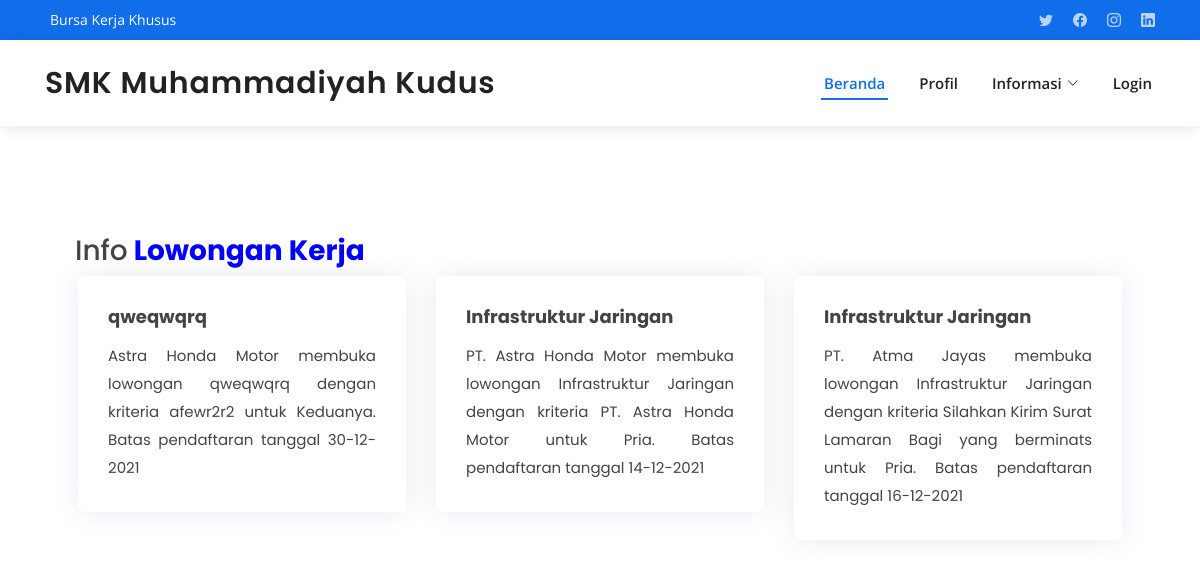
/?page=loker, run on the app's committed database.
### tables this page shows
CREATE TABLE `lowongan` (
  `idLowongan` int(11) NOT NULL,
  `noLoker` varchar(20) NOT NULL,
  `perusahaan` varchar(40) NOT NULL,
  `nmLoker` varchar(30) NOT NULL,
  `jekel` enum('Pria','Wanita','Keduanya') NOT NULL,
  `file` varchar(70) NOT NULL,
  `keterangan` text NOT NULL,
  `sumber` varchar(50) NOT NULL,
  `batas` date NOT NULL,
  `status` int(2) NOT NULL COMMENT '1 u/ tangguhkan\r\n2 u/ publish\r\n3 u/ arsip',
  `tglInput` datetime NOT NULL,
  `usrInput` int(2) NOT NULL
);

### koneksi.php (called while the page is built, shortened)
<?php
$con = mysqli_connect(HOST, USER, PASS, DB) or die('Unable to Connect');
function getLokerAll()
{
  global $con;
  $sql = "SELECT * FROM `lowongan` WHERE status='2' ORDER BY idLowongan DESC";
  $query = mysqli_query($con, $sql);
  return $query;
}

### landing/loker.php (the view, shortened to what this page needs)
<body>
  <section id="featured-services" class="featured-services">
    <div class="container px-5 my-5" data-aos="fade-up">
      <div class="row gx-6">
      <h3 style="font-family: Poppins">Info<strong> <span style="color:blue">Lowongan Kerja</span></strong></h3>
        <?php
      include_once('koneksi.php');
      $dt = getLokerAll();
      foreach ($dt as $key => $data) {
        ?>
        <div class="col-lg-4 mb-6 mb-lg-4" data-toggle="modal" data-target="#detailLoker"
                data-id="<?php echo $data['idLowongan'] . "~" . $data['noLoker'] ."~" . $data['perusahaan'] . "~" . $data['nmLoker'] . "~" . $data['jekel']. "~" . $data['keterangan']. "~" . $data['sumber']. "~" . $data['tglInput']. "~" . date('d-m-Y', strtotime($data['batas'])). "~" . $data['status'] ?>"
                onclick="editDetLoker(this)">
          <div class="icon-box" data-aos="fade-up" data-aos-delay="100">
            <h4 class="title"><?php echo $data['nmLoker']?></h4>
            <p class="description" style="font-family: Poppins; text-align: justify;" >
              <?php echo $data['perusahaan'] ." membuka lowongan ". $data['nmLoker']
              ." dengan kriteria ". $data['keterangan'] ." untuk ". $data['jekel'] .". Batas pendaftaran tanggal ".  date('d-m-Y', strtotime($data['batas'])) ?></p>
          </div>
        </div>
        <br>
        <?php
          }
        ?>
      </div>
    </div>
  </section>
  </div>
</body>
</html>

### assets/css/style.css (style rules this page uses)
body { font-family: "Open Sans", sans-serif; color: #444444; }
h1, h2, h3, h4, h5, h6 { font-family: "Poppins", sans-serif; }
section { padding: 60px 0; overflow: hidden; }
.featured-services .icon-box { padding: 30px; position: relative; overflow: hidden; background: #fff; box-shadow: 0 0 29px 0 rgba(68, 88, 144, 0.12); transition: all 0.3s ease-in-out; border-radius: 8px; z-index: 1; }
.featured-services .icon-box::before { content: ""; position: absolute; background: #cbe0fb; right: 0; left: 0; bottom: 0; top: 100%; transition: all 0.3s; z-index: -1; }
.featured-services .title { font-weight: 700; margin-bottom: 15px; font-size: 18px; }
.featured-services .description { font-size: 15px; line-height: 28px; margin-bottom: 0; }

### data on the page
lowongan: nmLoker "qweqwqrq", perusahaan "Astra Honda Motor", keterangan "afewr2r2", jekel "Keduanya", batas "30-12-2021"
lowongan: nmLoker "Infrastruktur Jaringan", perusahaan "PT. Astra Honda Motor", keterangan "PT. Astra Honda Motor", jekel "Pria", batas "14-12-2021"
lowongan: nmLoker "Infrastruktur Jaringan", perusahaan "PT. Atma Jayas", keterangan "Silahkan Kirim Surat Lamaran Bagi yang berminats", jekel "Pria", batas "16-12-2021"
